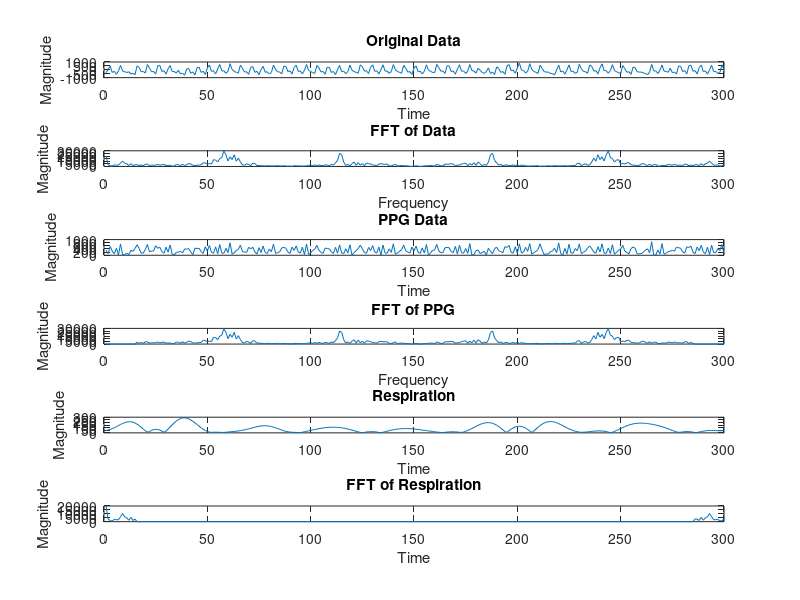

MATLAB code to generate this figure:
clc;
clear all;
close all;

% Data
data = load('ppgwithRespiration_10hz_30seconds.mat');
data = data.xppg;

% Properties about the Data
Fs = 10;
filter_start_index = 0.5 * size(data, 2) / Fs;

% Filtering
fft_ = fft(data);

resp_fft = fft_;
resp_fft(filter_start_index + 1: size(fft_, 2) - filter_start_index) = 0;
resp = ifft(resp_fft);

ppg_fft = fft_ - resp_fft;
ppg = ifft(ppg_fft);

% Respiration rate
[~, max_index] = max(abs(resp_fft(2: filter_start_index + 1)));
display('The respiration rate is:');
display(60 * (max_index * Fs / size(data, 2)));

% Graphs
figure;

subplot(6, 1, 1);
plot(data);
xlabel('Time');
ylabel('Magnitude');
title('Original Data');

subplot(6, 1, 2);
plot(abs(fft_));
xlabel('Frequency');
ylabel('Magnitude');
title('FFT of Data');

subplot(6, 1, 3);
plot(abs(ppg));
xlabel('Time');
ylabel('Magnitude');
title('PPG Data');

subplot(6, 1, 4);
plot(abs(ppg_fft));
xlabel('Frequency');
ylabel('Magnitude');
title('FFT of PPG');

subplot(6, 1, 5);
plot(abs(resp));
xlabel('Time');
ylabel('Magnitude');
title('Respiration');

subplot(6, 1, 6);
plot(abs(resp_fft));
xlabel('Time');
ylabel('Magnitude');
title('FFT of Respiration');








